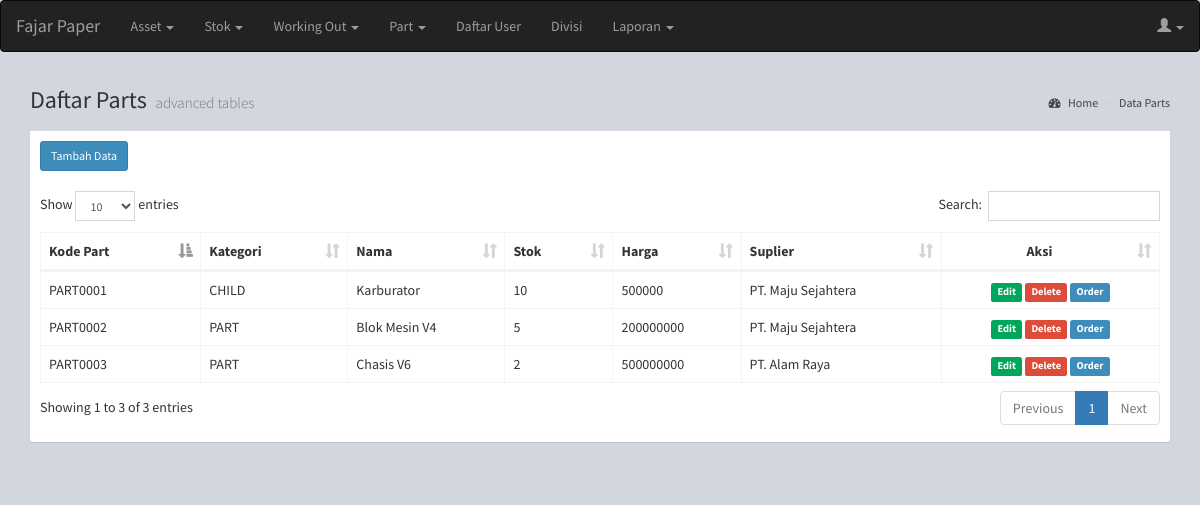
The page /index.php/Cbengkelnew/Cpart (signed in) on the database its author committed.
### tables this page shows
CREATE TABLE `tb_part` (
  `id` int(11) NOT NULL AUTO_INCREMENT,
  `kodepart` varchar(20) DEFAULT NULL,
  `kategori` varchar(50) DEFAULT NULL,
  `nama` varchar(50) DEFAULT NULL,
  `stok` int(10) DEFAULT NULL,
  `harga` int(10) DEFAULT NULL,
  `kodesuplier` varchar(50) DEFAULT NULL,
  PRIMARY KEY (`id`),
  KEY `kodesup` (`kodesuplier`),
  KEY `kodepart` (`kodepart`),
  CONSTRAINT `kodesup` FOREIGN KEY (`kodesuplier`) REFERENCES `tb_suplier` (`kodesuplier`) ON DELETE CASCADE ON UPDATE CASCADE
);

CREATE TABLE `tb_suplier` (
  `id` int(11) NOT NULL AUTO_INCREMENT,
  `kodesuplier` varchar(20) DEFAULT NULL,
  `nama` varchar(50) DEFAULT NULL,
  `alamat` text,
  `nomortlp` varchar(20) DEFAULT NULL,
  `email` varchar(20) DEFAULT NULL,
  `pic` varchar(50) DEFAULT NULL,
  PRIMARY KEY (`id`),
  KEY `kodesuplier` (`kodesuplier`)
);

### application/controllers/Cbengkelnew/Cpart.php (called while the page is built, shortened)
<?php
class Cpart extends CI_Controller {
	function __construct(){
		$this->load->model('Mbengkelnew/Mpart');
		$this->load->model('Mbengkelnew/Mmasterasset');
	}
	public function index(){
		$data['data']=$this->Mpart->tampildata()->result();
		$data['master']=$this->Mmasterasset->tampildata()->result();
		$data['kodeasset']=$this->Mpart->kodeasset();
		$this->load->view('navbar2');
		$this->load->view('Vbengkelnew/Vpart',$data);
	}
}
?>

### index.php (called while the page is built, shortened)
<?php
require_once BASEPATH.'core/CodeIgniter.php';

### application/models/Mbengkelnew/Mpart.php (called while the page is built, shortened)
<?php
	class Mpart extends CI_Model{
		function tampildata(){
			$query=$this->db->query('SELECT
									tb_part.kodepart AS kodepart,
									tb_part.kategori AS kategori,
									tb_part.nama AS nama,
									tb_part.stok AS stok,
									tb_part.harga AS harga,
									tb_suplier.nama AS `suplier`,
									tb_suplier.alamat AS alamat,
									tb_suplier.nomortlp AS nomortlp,
									tb_suplier.pic AS pic,
									tb_part.id
									from (`tb_suplier` join `tb_part` on((`tb_part`.`kodesuplier` = `tb_suplier`.`kodesuplier`)))
									');
			return $query;
		}
		function kodeasset(){
		$this->db->select('RIGHT(tb_part.kodepart,4) as kode', FALSE);
		$this->db->order_by('kodepart','DESC');
		$this->db->limit(1);
		$q = $this->db->get('tb_part');
        if($q->num_rows() <> 0){
           $data = $q->row();
           $kd = intval($data->kode) + 1;
        }else{
            $kd = 1;
        }
	    $kodemax = str_pad($kd, 4, "0", STR_PAD_LEFT);
		$kodejadi = "INV".$kodemax;
        return $kodejadi;
		}
	}
?>

### application/views/Vbengkelnew/Vpart.php (the view, shortened to what this page needs)
<!DOCTYPE html>
<html>
<head>
	<link rel="stylesheet" href="<?php  echo base_url();?>asset/plugins/datatables/dataTables.bootstrap.css">
  <link rel="stylesheet" href="<?php  echo base_url();?>asset/plugins/datepicker/datepicker3.css">
</head>
<body>
<div class="container-fluid" style="background-color=#ECF0F5">
    <section class="content-header">
      <h1>
        Daftar Parts
        <small>advanced tables</small>
      </h1>
      <ol class="breadcrumb">
        <li><a href="<?php echo base_url('index.php/Cbengkelnew/cpart')?>"><i class="fa fa-dashboard"></i> Home</a></li>
        <li class="active"><a href="#">Data Parts</a></li>
      </ol>
    </section>
<section class="content">
    <div class="row">
     <div class="col-xs-12">
	 <div class="box">
            <div class="box-header">
              <div class="row">
                <div class="col-sm-2">
                  <button type="button" class="btn btn-primary btn-sm" data-toggle="modal" data-target="#myModal">Tambah Data</button>
                </div>
              </div>
            </div>
            <div class="box-body">
              <table id="example1" class="table table-bordered">
                <thead>
                <tr>
                  <th>Kode Part</th>
                  <th>Kategori</th>
                  <th>Nama</th>
                  <th>Stok</th>
                  <th>Harga</th>
                  <th>Suplier</th>
                  <th style="text-align:center">Aksi</th>
                </tr>
                </thead>
                <tbody>
               	<?php
               	foreach ($data as $data) {
               	?>
               	<tr>
                  <td><?php echo $data->kodepart?></td>
               		<td><?php echo strtoupper($data->kategori)?></td>
               		<td><?php echo ucwords($data->nama)?></td>
                  <td><?php echo $data->stok?></td>
                  <td><?php echo $data->harga?></td>
                  <td><?php echo ucwords($data->suplier)?></td>
               		<td align="center"><a href="#" class='open_modal' id='<?php echo  $data->id; ?>'><span class="label label-success">Edit</span></a>
               			 <a href="#" onclick="confirm_modal('<?php echo site_url('Cbengkelnew/cpart/hapus/').'/'.$data->id ?>')"><span class="label label-danger">Delete</span></a>
               		   <a href="Cpartorder/partorder/<?php echo $data->id ?>" class='open_modal' id='<?php echo  $data->id; ?>'><span class="label label-primary">Order</span>
                  </td>
               	</tr>
               	<?php
               		}
               	?>
                </tbody>
              </table>
            </div>
          </div>
     </div>
	</div>
</section>
</div>
</body>
</html>

### rows shown on the page
tb_part: kodepart "PART0001", kategori "CHILD", nama "Karburator", stok "10", harga "500000", tb_suplier.nama "PT. Maju Sejahtera"
tb_part: kodepart "PART0002", kategori "PART", nama "Blok Mesin V4", stok "5", harga "200000000", tb_suplier.nama "PT. Maju Sejahtera"
tb_part: kodepart "PART0003", kategori "PART", nama "Chasis V6", stok "2", harga "500000000", tb_suplier.nama "PT. Alam Raya"
